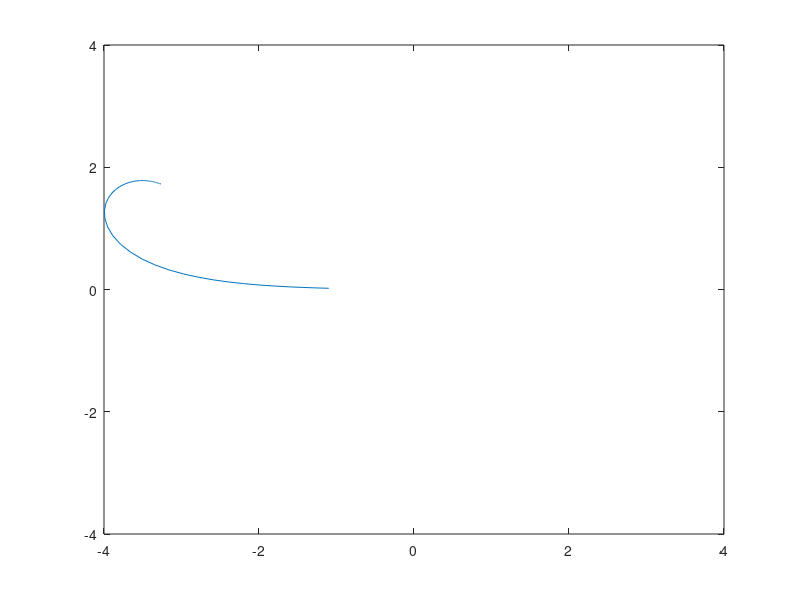

Write the MATLAB code that produced this figure.
t = 0;
dt = 0.2; % as required in the problem statement
x0 = -1.1; y0 = 0.02; % init position
x = zeros(1, 500001); y = zeros(1, 500001);
idx = 1; % step index
while t <= 100000
    x(idx) = x0;
    y(idx) = y0;
    R = sqrt((x0+t)^2 + y0^2);
    c = (x0+t)/R;
    s = y0/R;
    cosine = x0/sqrt(x0^2+y0^2); % polar-cartesian angle
    sine = y0/sqrt(x0^2+y0^2);
    u_r = -1/R^2*c; % u_r
    u_t = -1/R^2*s; % u_theta
    u = u_r*cosine-u_t*sine; % velocity in cartesian space
    v = u_r*sine+u_t*cosine;
    x0 = x0 + dt*u;
    y0 = y0 + dt*v; % update position
    idx = idx + 1;
    t = t + dt;
end
plot(x(1:idx-1), y(1:idx-1))
set(gca,'XLim',[-4 4],'YLim',[-4 4])